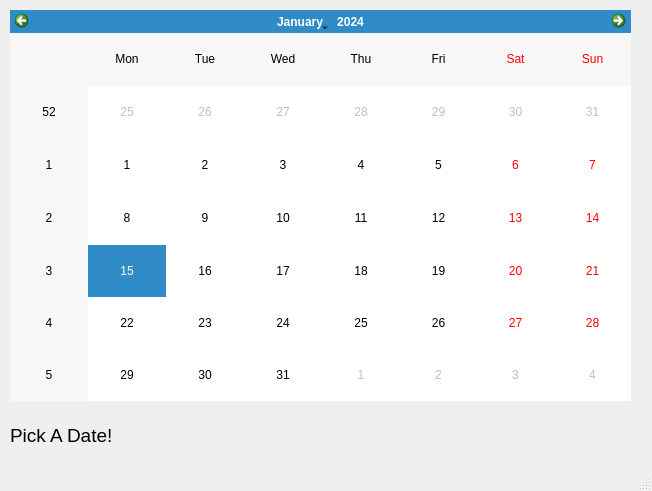
<?xml version="1.0" encoding="UTF-8"?>
<ui version="4.0">
 <class>MainWindow</class>
 <widget class="QMainWindow" name="MainWindow">
  <property name="geometry">
   <rect>
    <x>0</x>
    <y>0</y>
    <width>652</width>
    <height>491</height>
   </rect>
  </property>
  <property name="windowTitle">
   <string>MainWindow</string>
  </property>
  <widget class="QWidget" name="centralwidget">
   <widget class="QCalendarWidget" name="calendarWidget">
    <property name="geometry">
     <rect>
      <x>10</x>
      <y>10</y>
      <width>621</width>
      <height>391</height>
     </rect>
    </property>
   </widget>
   <widget class="QLabel" name="label">
    <property name="geometry">
     <rect>
      <x>10</x>
      <y>420</y>
      <width>621</width>
      <height>31</height>
     </rect>
    </property>
    <property name="font">
     <font>
      <pointsize>14</pointsize>
     </font>
    </property>
    <property name="text">
     <string>Pick A Date!</string>
    </property>
   </widget>
  </widget>
  <widget class="QMenuBar" name="menubar">
   <property name="geometry">
    <rect>
     <x>0</x>
     <y>0</y>
     <width>652</width>
     <height>21</height>
    </rect>
   </property>
  </widget>
  <widget class="QStatusBar" name="statusbar"/>
 </widget>
 <resources/>
 <connections/>
</ui>
